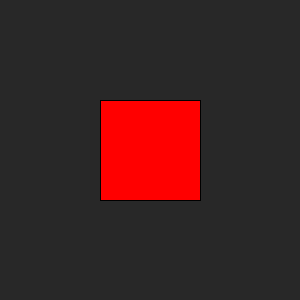
Frame 1 (no input)
Frame 60 (the mouse pressed at the canvas centre just before this capture): identical to frame 1, image omitted
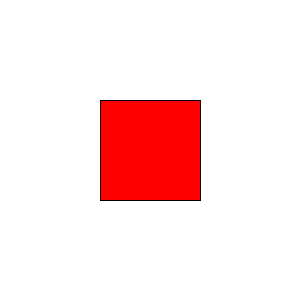
Frame 120 (the mouse held since frame 60 and released just before this capture)

The Processing sketch that drew these frames (run headless with seeded random() and noise(); from frame 60 on, the mouse is pressed at the canvas centre):

// Processing sketch: midterm_05
// ── midterm_05.pde
// QUESTION 5 - 
// pressing the button should change the background color. figure out why it doesn't and fix it

int buttonX = 100;
int buttonY = 100;
int buttonW = 100;
int buttonH = 100;
boolean switchState = false;

void setup() {
  size(300, 300);
}

void draw() {
  background(40);
 

  if (switchState) {
        background(255);
       
      } else {
        background(40);
  }
   fill(255,0,0);
    rect(buttonX, buttonY, buttonW, buttonH);
  }
 
void mousePressed() {
  if (mouseX > buttonX && mouseX < buttonX+buttonW 
  && mouseY > buttonY && mouseY < buttonY+buttonH) {
    switchState = !switchState;
  }
}
